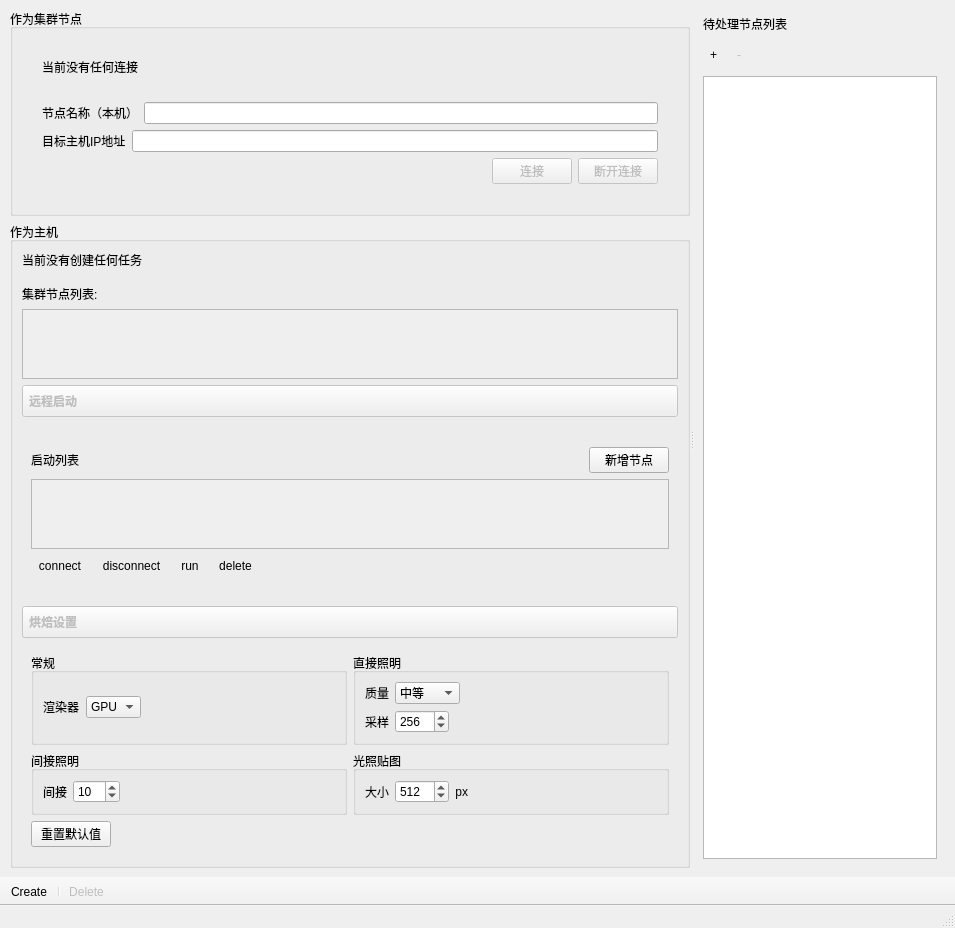
<?xml version="1.0" encoding="UTF-8"?>
<ui version="4.0">
 <class>MainWindow</class>
 <widget class="QMainWindow" name="MainWindow">
  <property name="geometry">
   <rect>
    <x>0</x>
    <y>0</y>
    <width>955</width>
    <height>911</height>
   </rect>
  </property>
  <property name="windowTitle">
   <string>Cluster Baking</string>
  </property>
  <widget class="QWidget" name="centralwidget">
   <layout class="QGridLayout" name="gridLayout_11">
    <item row="0" column="0">
     <widget class="QSplitter" name="splitter">
      <property name="orientation">
       <enum>Qt::Horizontal</enum>
      </property>
      <widget class="QWidget" name="layoutWidget">
       <layout class="QVBoxLayout" name="verticalLayout_4">
        <property name="leftMargin">
         <number>1</number>
        </property>
        <item>
         <widget class="QGroupBox" name="groupBox_Client">
          <property name="enabled">
           <bool>true</bool>
          </property>
          <property name="minimumSize">
           <size>
            <width>680</width>
            <height>0</height>
           </size>
          </property>
          <property name="maximumSize">
           <size>
            <width>16777215</width>
            <height>16777215</height>
           </size>
          </property>
          <property name="title">
           <string>&#x4F5C;&#x4E3A;&#x96C6;&#x7FA4;&#x8282;&#x70B9;</string>
          </property>
          <layout class="QGridLayout" name="gridLayout_2">
           <item row="0" column="0">
            <layout class="QVBoxLayout" name="verticalLayout_3">
             <property name="leftMargin">
              <number>20</number>
             </property>
             <property name="topMargin">
              <number>20</number>
             </property>
             <property name="rightMargin">
              <number>20</number>
             </property>
             <property name="bottomMargin">
              <number>20</number>
             </property>
             <item>
              <widget class="QLabel" name="label_ConnectStatus">
               <property name="text">
                <string>&#x5F53;&#x524D;&#x6CA1;&#x6709;&#x4EFB;&#x4F55;&#x8FDE;&#x63A5;</string>
               </property>
              </widget>
             </item>
             <item>
              <spacer name="verticalSpacer_6">
               <property name="orientation">
                <enum>Qt::Vertical</enum>
               </property>
               <property name="sizeType">
                <enum>QSizePolicy::Fixed</enum>
               </property>
               <property name="sizeHint" stdset="0">
                <size>
                 <width>20</width>
                 <height>20</height>
                </size>
               </property>
              </spacer>
             </item>
             <item>
              <layout class="QHBoxLayout" name="horizontalLayout_5">
               <item>
                <widget class="QLabel" name="label_4">
                 <property name="text">
                  <string>&#x8282;&#x70B9;&#x540D;&#x79F0;&#xFF08;&#x672C;&#x673A;&#xFF09;</string>
                 </property>
                </widget>
               </item>
               <item>
                <widget class="QLineEdit" name="ClusterName_lineEdit"/>
               </item>
              </layout>
             </item>
             <item>
              <layout class="QHBoxLayout" name="horizontalLayout_2">
               <item>
                <widget class="QLabel" name="label">
                 <property name="text">
                  <string>&#x76EE;&#x6807;&#x4E3B;&#x673A;IP&#x5730;&#x5740;</string>
                 </property>
                </widget>
               </item>
               <item>
                <widget class="QLineEdit" name="lineEdit_HostIP"/>
               </item>
              </layout>
             </item>
             <item>
              <layout class="QHBoxLayout" name="horizontalLayout_3">
               <item>
                <spacer name="horizontalSpacer_6">
                 <property name="orientation">
                  <enum>Qt::Horizontal</enum>
                 </property>
                 <property name="sizeHint" stdset="0">
                  <size>
                   <width>40</width>
                   <height>20</height>
                  </size>
                 </property>
                </spacer>
               </item>
               <item>
                <widget class="QPushButton" name="connect_Btn">
                 <property name="enabled">
                  <bool>false</bool>
                 </property>
                 <property name="text">
                  <string>&#x8FDE;&#x63A5;</string>
                 </property>
                </widget>
               </item>
               <item>
                <widget class="QPushButton" name="disconnect_Btn">
                 <property name="enabled">
                  <bool>false</bool>
                 </property>
                 <property name="text">
                  <string>&#x65AD;&#x5F00;&#x8FDE;&#x63A5;</string>
                 </property>
                </widget>
               </item>
              </layout>
             </item>
             <item>
              <spacer name="verticalSpacer_8">
               <property name="orientation">
                <enum>Qt::Vertical</enum>
               </property>
               <property name="sizeType">
                <enum>QSizePolicy::Expanding</enum>
               </property>
               <property name="sizeHint" stdset="0">
                <size>
                 <width>20</width>
                 <height>0</height>
                </size>
               </property>
              </spacer>
             </item>
            </layout>
           </item>
          </layout>
         </widget>
        </item>
        <item>
         <widget class="QGroupBox" name="groupBox_Host">
          <property name="minimumSize">
           <size>
            <width>680</width>
            <height>0</height>
           </size>
          </property>
          <property name="title">
           <string>&#x4F5C;&#x4E3A;&#x4E3B;&#x673A;</string>
          </property>
          <layout class="QGridLayout" name="gridLayout_3">
           <item row="0" column="0">
            <layout class="QVBoxLayout" name="verticalLayout_5">
             <item>
              <widget class="QLabel" name="lineEdit_TaskStatus">
               <property name="text">
                <string>&#x5F53;&#x524D;&#x6CA1;&#x6709;&#x521B;&#x5EFA;&#x4EFB;&#x4F55;&#x4EFB;&#x52A1;</string>
               </property>
              </widget>
             </item>
             <item>
              <spacer name="verticalSpacer_7">
               <property name="orientation">
                <enum>Qt::Vertical</enum>
               </property>
               <property name="sizeType">
                <enum>QSizePolicy::Fixed</enum>
               </property>
               <property name="sizeHint" stdset="0">
                <size>
                 <width>20</width>
                 <height>10</height>
                </size>
               </property>
              </spacer>
             </item>
             <item>
              <widget class="QLabel" name="label_3">
               <property name="text">
                <string>&#x96C6;&#x7FA4;&#x8282;&#x70B9;&#x5217;&#x8868;:</string>
               </property>
              </widget>
             </item>
             <item>
              <widget class="QScrollArea" name="scrollArea">
               <property name="sizePolicy">
                <sizepolicy hsizetype="MinimumExpanding" vsizetype="Expanding">
                 <horstretch>0</horstretch>
                 <verstretch>0</verstretch>
                </sizepolicy>
               </property>
               <property name="minimumSize">
                <size>
                 <width>350</width>
                 <height>0</height>
                </size>
               </property>
               <property name="widgetResizable">
                <bool>true</bool>
               </property>
               <widget class="QWidget" name="scrollAreaWidgetContents">
                <property name="geometry">
                 <rect>
                  <x>0</x>
                  <y>0</y>
                  <width>656</width>
                  <height>69</height>
                 </rect>
                </property>
                <layout class="QVBoxLayout" name="layout_2">
                 <property name="leftMargin">
                  <number>6</number>
                 </property>
                 <property name="topMargin">
                  <number>6</number>
                 </property>
                 <property name="rightMargin">
                  <number>6</number>
                 </property>
                 <property name="bottomMargin">
                  <number>6</number>
                 </property>
                 <item>
                  <widget class="QWidget" name="ClusterList" native="true">
                   <property name="sizePolicy">
                    <sizepolicy hsizetype="MinimumExpanding" vsizetype="Preferred">
                     <horstretch>0</horstretch>
                     <verstretch>0</verstretch>
                    </sizepolicy>
                   </property>
                   <layout class="QVBoxLayout" name="processWidgetsLayout">
                    <property name="leftMargin">
                     <number>0</number>
                    </property>
                    <property name="topMargin">
                     <number>0</number>
                    </property>
                    <property name="rightMargin">
                     <number>0</number>
                    </property>
                    <property name="bottomMargin">
                     <number>0</number>
                    </property>
                   </layout>
                  </widget>
                 </item>
                 <item>
                  <spacer name="verticalSpacer">
                   <property name="orientation">
                    <enum>Qt::Vertical</enum>
                   </property>
                   <property name="sizeHint" stdset="0">
                    <size>
                     <width>20</width>
                     <height>40</height>
                    </size>
                   </property>
                  </spacer>
                 </item>
                </layout>
               </widget>
              </widget>
             </item>
            </layout>
           </item>
           <item row="4" column="0">
            <widget class="QWidget" name="groupBox_BakingSettings" native="true">
             <layout class="QGridLayout" name="gridLayout_10">
              <item row="0" column="0">
               <layout class="QVBoxLayout" name="verticalLayout_2">
                <item>
                 <layout class="QHBoxLayout" name="horizontalLayout">
                  <item>
                   <widget class="QGroupBox" name="groupBox">
                    <property name="title">
                     <string>&#x5E38;&#x89C4;</string>
                    </property>
                    <layout class="QGridLayout" name="gridLayout_6">
                     <item row="0" column="0">
                      <layout class="QHBoxLayout" name="horizontalLayout_6">
                       <item>
                        <widget class="QLabel" name="label_5">
                         <property name="text">
                          <string>&#x6E32;&#x67D3;&#x5668;</string>
                         </property>
                        </widget>
                       </item>
                       <item>
                        <widget class="QComboBox" name="render_comboBox">
                         <property name="currentIndex">
                          <number>1</number>
                         </property>
                         <item>
                          <property name="text">
                           <string>CPU</string>
                          </property>
                         </item>
                         <item>
                          <property name="text">
                           <string>GPU</string>
                          </property>
                         </item>
                        </widget>
                       </item>
                       <item>
                        <spacer name="horizontalSpacer_5">
                         <property name="orientation">
                          <enum>Qt::Horizontal</enum>
                         </property>
                         <property name="sizeHint" stdset="0">
                          <size>
                           <width>40</width>
                           <height>20</height>
                          </size>
                         </property>
                        </spacer>
                       </item>
                      </layout>
                     </item>
                    </layout>
                   </widget>
                  </item>
                  <item>
                   <widget class="QGroupBox" name="groupBox_5">
                    <property name="title">
                     <string>&#x76F4;&#x63A5;&#x7167;&#x660E;</string>
                    </property>
                    <layout class="QGridLayout" name="gridLayout_9">
                     <item row="0" column="0">
                      <layout class="QVBoxLayout" name="verticalLayout_6">
                       <item>
                        <layout class="QHBoxLayout" name="horizontalLayout_8">
                         <item>
                          <widget class="QLabel" name="label_7">
                           <property name="text">
                            <string>&#x8D28;&#x91CF;</string>
                           </property>
                          </widget>
                         </item>
                         <item>
                          <widget class="QComboBox" name="quality_comboBox">
                           <property name="currentIndex">
                            <number>2</number>
                           </property>
                           <item>
                            <property name="text">
                             <string>&#x9884;&#x89C8;</string>
                            </property>
                           </item>
                           <item>
                            <property name="text">
                             <string>&#x4F4E;</string>
                            </property>
                           </item>
                           <item>
                            <property name="text">
                             <string>&#x4E2D;&#x7B49;</string>
                            </property>
                           </item>
                           <item>
                            <property name="text">
                             <string>&#x9AD8;</string>
                            </property>
                           </item>
                           <item>
                            <property name="text">
                             <string>&#x6700;&#x9AD8;</string>
                            </property>
                           </item>
                           <item>
                            <property name="text">
                             <string>&#x8D85;&#x9AD8;</string>
                            </property>
                           </item>
                           <item>
                            <property name="text">
                             <string>&#x81EA;&#x5B9A;&#x4E49;</string>
                            </property>
                           </item>
                          </widget>
                         </item>
                         <item>
                          <spacer name="horizontalSpacer_3">
                           <property name="orientation">
                            <enum>Qt::Horizontal</enum>
                           </property>
                           <property name="sizeHint" stdset="0">
                            <size>
                             <width>40</width>
                             <height>20</height>
                            </size>
                           </property>
                          </spacer>
                         </item>
                        </layout>
                       </item>
                       <item>
                        <layout class="QHBoxLayout" name="horizontalLayout_9">
                         <item>
                          <widget class="QLabel" name="label_8">
                           <property name="text">
                            <string>&#x91C7;&#x6837;</string>
                           </property>
                          </widget>
                         </item>
                         <item>
                          <widget class="QSpinBox" name="samples_spinBox">
                           <property name="minimum">
                            <number>1</number>
                           </property>
                           <property name="maximum">
                            <number>4096</number>
                           </property>
                           <property name="value">
                            <number>256</number>
                           </property>
                          </widget>
                         </item>
                         <item>
                          <spacer name="horizontalSpacer_4">
                           <property name="orientation">
                            <enum>Qt::Horizontal</enum>
                           </property>
                           <property name="sizeHint" stdset="0">
                            <size>
                             <width>40</width>
                             <height>20</height>
                            </size>
                           </property>
                          </spacer>
                         </item>
                        </layout>
                       </item>
                      </layout>
                     </item>
                    </layout>
                   </widget>
                  </item>
                 </layout>
                </item>
                <item>
                 <layout class="QHBoxLayout" name="horizontalLayout_11">
                  <item>
                   <widget class="QGroupBox" name="groupBox_3">
                    <property name="title">
                     <string>&#x95F4;&#x63A5;&#x7167;&#x660E;</string>
                    </property>
                    <layout class="QGridLayout" name="gridLayout_7">
                     <item row="0" column="0">
                      <layout class="QHBoxLayout" name="horizontalLayout_7">
                       <item>
                        <widget class="QLabel" name="label_9">
                         <property name="text">
                          <string>&#x95F4;&#x63A5;</string>
                         </property>
                        </widget>
                       </item>
                       <item>
                        <widget class="QSpinBox" name="Indirect_spinBox">
                         <property name="maximum">
                          <number>999</number>
                         </property>
                         <property name="value">
                          <number>10</number>
                         </property>
                        </widget>
                       </item>
                       <item>
                        <spacer name="horizontalSpacer_2">
                         <property name="orientation">
                          <enum>Qt::Horizontal</enum>
                         </property>
                         <property name="sizeHint" stdset="0">
                          <size>
                           <width>40</width>
                           <height>20</height>
                          </size>
                         </property>
                        </spacer>
                       </item>
                      </layout>
                     </item>
                    </layout>
                   </widget>
                  </item>
                  <item>
                   <widget class="QGroupBox" name="groupBox_4">
                    <property name="title">
                     <string>&#x5149;&#x7167;&#x8D34;&#x56FE;</string>
                    </property>
                    <layout class="QGridLayout" name="gridLayout_8">
                     <item row="0" column="0">
                      <layout class="QHBoxLayout" name="horizontalLayout_10">
                       <item>
                        <widget class="QLabel" name="label_6">
                         <property name="text">
                          <string>&#x5927;&#x5C0F;</string>
                         </property>
                        </widget>
                       </item>
                       <item>
                        <widget class="QSpinBox" name="size_spinBox">
                         <property name="minimum">
                          <number>1</number>
                         </property>
                         <property name="maximum">
                          <number>4096</number>
                         </property>
                         <property name="value">
                          <number>512</number>
                         </property>
                        </widget>
                       </item>
                       <item>
                        <widget class="QLabel" name="label_10">
                         <property name="text">
                          <string>px</string>
                         </property>
                         <property name="alignment">
                          <set>Qt::AlignRight|Qt::AlignTrailing|Qt::AlignVCenter</set>
                         </property>
                        </widget>
                       </item>
                       <item>
                        <spacer name="horizontalSpacer">
                         <property name="orientation">
                          <enum>Qt::Horizontal</enum>
                         </property>
                         <property name="sizeHint" stdset="0">
                          <size>
                           <width>40</width>
                           <height>20</height>
                          </size>
                         </property>
                        </spacer>
                       </item>
                      </layout>
                     </item>
                    </layout>
                   </widget>
                  </item>
                 </layout>
                </item>
                <item>
                 <layout class="QHBoxLayout" name="horizontalLayout_13">
                  <item>
                   <widget class="QPushButton" name="reset_bakingConfig_Btn">
                    <property name="text">
                     <string>&#x91CD;&#x7F6E;&#x9ED8;&#x8BA4;&#x503C;</string>
                    </property>
                   </widget>
                  </item>
                  <item>
                   <spacer name="horizontalSpacer_7">
                    <property name="orientation">
                     <enum>Qt::Horizontal</enum>
                    </property>
                    <property name="sizeHint" stdset="0">
                     <size>
                      <width>40</width>
                      <height>20</height>
                     </size>
                    </property>
                   </spacer>
                  </item>
                 </layout>
                </item>
               </layout>
              </item>
             </layout>
            </widget>
           </item>
           <item row="3" column="0">
            <widget class="QPushButton" name="BakingSettings_Btn">
             <property name="enabled">
              <bool>false</bool>
             </property>
             <property name="font">
              <font>
               <weight>75</weight>
               <bold>true</bold>
              </font>
             </property>
             <property name="styleSheet">
              <string notr="true">text-align:left;
padding: 6px;</string>
             </property>
             <property name="text">
              <string>&#x70D8;&#x7119;&#x8BBE;&#x7F6E;</string>
             </property>
             <property name="checkable">
              <bool>false</bool>
             </property>
             <property name="checked">
              <bool>false</bool>
             </property>
             <property name="autoRepeat">
              <bool>false</bool>
             </property>
             <property name="autoRepeatInterval">
              <number>0</number>
             </property>
            </widget>
           </item>
           <item row="1" column="0">
            <widget class="QPushButton" name="remote_setting_Btn">
             <property name="enabled">
              <bool>false</bool>
             </property>
             <property name="font">
              <font>
               <weight>75</weight>
               <bold>true</bold>
              </font>
             </property>
             <property name="styleSheet">
              <string notr="true">text-align:left;
padding: 6px;</string>
             </property>
             <property name="text">
              <string>&#x8FDC;&#x7A0B;&#x542F;&#x52A8;</string>
             </property>
            </widget>
           </item>
           <item row="2" column="0">
            <widget class="QWidget" name="remote_setting_widget" native="true">
             <property name="minimumSize">
              <size>
               <width>0</width>
               <height>0</height>
              </size>
             </property>
             <property name="maximumSize">
              <size>
               <width>16777215</width>
               <height>16777215</height>
              </size>
             </property>
             <layout class="QGridLayout" name="gridLayout_4">
              <item row="0" column="0">
               <layout class="QVBoxLayout" name="verticalLayout_10">
                <item>
                 <spacer name="verticalSpacer_4">
                  <property name="orientation">
                   <enum>Qt::Vertical</enum>
                  </property>
                  <property name="sizeType">
                   <enum>QSizePolicy::Fixed</enum>
                  </property>
                  <property name="sizeHint" stdset="0">
                   <size>
                    <width>20</width>
                    <height>15</height>
                   </size>
                  </property>
                 </spacer>
                </item>
                <item>
                 <layout class="QHBoxLayout" name="horizontalLayout_12">
                  <item>
                   <widget class="QLabel" name="label_2">
                    <property name="text">
                     <string>&#x542F;&#x52A8;&#x5217;&#x8868;</string>
                    </property>
                   </widget>
                  </item>
                  <item>
                   <spacer name="horizontalSpacer_8">
                    <property name="orientation">
                     <enum>Qt::Horizontal</enum>
                    </property>
                    <property name="sizeHint" stdset="0">
                     <size>
                      <width>40</width>
                      <height>20</height>
                     </size>
                    </property>
                   </spacer>
                  </item>
                  <item>
                   <widget class="QPushButton" name="remote_add_Btn">
                    <property name="text">
                     <string>&#x65B0;&#x589E;&#x8282;&#x70B9;</string>
                    </property>
                   </widget>
                  </item>
                 </layout>
                </item>
                <item>
                 <widget class="QScrollArea" name="scrollArea_2">
                  <property name="widgetResizable">
                   <bool>true</bool>
                  </property>
                  <widget class="QWidget" name="scrollAreaWidgetContents_2">
                   <property name="geometry">
                    <rect>
                     <x>0</x>
                     <y>0</y>
                     <width>638</width>
                     <height>69</height>
                    </rect>
                   </property>
                   <layout class="QVBoxLayout" name="verticalLayout_8">
                    <item>
                     <widget class="QWidget" name="widget_2" native="true">
                      <layout class="QVBoxLayout" name="remoteWidgetsLayout">
                       <property name="leftMargin">
                        <number>0</number>
                       </property>
                       <property name="topMargin">
                        <number>0</number>
                       </property>
                       <property name="rightMargin">
                        <number>0</number>
                       </property>
                       <property name="bottomMargin">
                        <number>0</number>
                       </property>
                      </layout>
                     </widget>
                    </item>
                    <item>
                     <spacer name="verticalSpacer_2">
                      <property name="orientation">
                       <enum>Qt::Vertical</enum>
                      </property>
                      <property name="sizeHint" stdset="0">
                       <size>
                        <width>20</width>
                        <height>42</height>
                       </size>
                      </property>
                     </spacer>
                    </item>
                   </layout>
                  </widget>
                 </widget>
                </item>
                <item>
                 <layout class="QHBoxLayout" name="horizontalLayout_17">
                  <item>
                   <widget class="QToolButton" name="remote_connect_all_Btn">
                    <property name="toolTip">
                     <string>&#x5168;&#x90E8;&#x8FDE;&#x63A5;</string>
                    </property>
                    <property name="statusTip">
                     <string>&#x5168;&#x90E8;&#x8FDE;&#x63A5;</string>
                    </property>
                    <property name="text">
                     <string>connect</string>
                    </property>
                    <property name="iconSize">
                     <size>
                      <width>20</width>
                      <height>20</height>
                     </size>
                    </property>
                    <property name="autoRaise">
                     <bool>true</bool>
                    </property>
                   </widget>
                  </item>
                  <item>
                   <widget class="QToolButton" name="remote_disconnect_all_Btn">
                    <property name="toolTip">
                     <string>&#x5168;&#x90E8;&#x65AD;&#x5F00;&#x8FDE;&#x63A5;</string>
                    </property>
                    <property name="statusTip">
                     <string>&#x5168;&#x90E8;&#x65AD;&#x5F00;&#x8FDE;&#x63A5;</string>
                    </property>
                    <property name="text">
                     <string>disconnect</string>
                    </property>
                    <property name="iconSize">
                     <size>
                      <width>20</width>
                      <height>20</height>
                     </size>
                    </property>
                    <property name="autoRaise">
                     <bool>true</bool>
                    </property>
                   </widget>
                  </item>
                  <item>
                   <widget class="QToolButton" name="remote_run_all_Btn">
                    <property name="toolTip">
                     <string>&#x5168;&#x90E8;&#x542F;&#x52A8;</string>
                    </property>
                    <property name="statusTip">
                     <string>&#x5168;&#x90E8;&#x542F;&#x52A8;</string>
                    </property>
                    <property name="text">
                     <string>run</string>
                    </property>
                    <property name="iconSize">
                     <size>
                      <width>20</width>
                      <height>20</height>
                     </size>
                    </property>
                    <property name="autoRaise">
                     <bool>true</bool>
                    </property>
                   </widget>
                  </item>
                  <item>
                   <widget class="QToolButton" name="remote_delete_all_Btn">
                    <property name="toolTip">
                     <string>&#x5168;&#x90E8;&#x5220;&#x9664;</string>
                    </property>
                    <property name="statusTip">
                     <string>&#x5168;&#x90E8;&#x5220;&#x9664;</string>
                    </property>
                    <property name="text">
                     <string>delete</string>
                    </property>
                    <property name="iconSize">
                     <size>
                      <width>20</width>
                      <height>20</height>
                     </size>
                    </property>
                    <property name="autoRaise">
                     <bool>true</bool>
                    </property>
                   </widget>
                  </item>
                  <item>
                   <spacer name="horizontalSpacer_9">
                    <property name="orientation">
                     <enum>Qt::Horizontal</enum>
                    </property>
                    <property name="sizeHint" stdset="0">
                     <size>
                      <width>40</width>
                      <height>20</height>
                     </size>
                    </property>
                   </spacer>
                  </item>
                 </layout>
                </item>
               </layout>
              </item>
              <item row="1" column="0">
               <spacer name="verticalSpacer_3">
                <property name="orientation">
                 <enum>Qt::Vertical</enum>
                </property>
                <property name="sizeType">
                 <enum>QSizePolicy::Fixed</enum>
                </property>
                <property name="sizeHint" stdset="0">
                 <size>
                  <width>20</width>
                  <height>15</height>
                 </size>
                </property>
               </spacer>
              </item>
             </layout>
            </widget>
           </item>
          </layout>
         </widget>
        </item>
       </layout>
      </widget>
      <widget class="QWidget" name="widget" native="true">
       <property name="minimumSize">
        <size>
         <width>250</width>
         <height>0</height>
        </size>
       </property>
       <property name="maximumSize">
        <size>
         <width>16777215</width>
         <height>16777215</height>
        </size>
       </property>
       <layout class="QGridLayout" name="gridLayout">
        <item row="0" column="0">
         <widget class="QWidget" name="Detail_widget" native="true">
          <layout class="QGridLayout" name="gridLayout_5">
           <property name="leftMargin">
            <number>0</number>
           </property>
           <property name="topMargin">
            <number>6</number>
           </property>
           <property name="rightMargin">
            <number>0</number>
           </property>
           <property name="bottomMargin">
            <number>0</number>
           </property>
           <item row="0" column="0">
            <layout class="QVBoxLayout" name="verticalLayout_Detail">
             <property name="leftMargin">
              <number>9</number>
             </property>
             <property name="rightMargin">
              <number>9</number>
             </property>
             <property name="bottomMargin">
              <number>9</number>
             </property>
             <item>
              <widget class="QLabel" name="listwidget_label">
               <property name="text">
                <string>&#x5F85;&#x5904;&#x7406;&#x8282;&#x70B9;&#x5217;&#x8868;</string>
               </property>
              </widget>
             </item>
             <item>
              <layout class="QHBoxLayout" name="horizontalLayout_4">
               <property name="leftMargin">
                <number>0</number>
               </property>
               <property name="topMargin">
                <number>5</number>
               </property>
               <property name="rightMargin">
                <number>0</number>
               </property>
               <property name="bottomMargin">
                <number>5</number>
               </property>
               <item>
                <widget class="QToolButton" name="add_nodes_Btn">
                 <property name="toolTip">
                  <string>&#x6DFB;&#x52A0;&#x6240;&#x9009;&#x8282;&#x70B9;&#x5230;&#x5904;&#x7406;&#x5217;&#x8868;</string>
                 </property>
                 <property name="statusTip">
                  <string>&#x6DFB;&#x52A0;&#x6240;&#x9009;&#x8282;&#x70B9;&#x5230;&#x5904;&#x7406;&#x5217;&#x8868;</string>
                 </property>
                 <property name="text">
                  <string>+</string>
                 </property>
                 <property name="autoRaise">
                  <bool>true</bool>
                 </property>
                </widget>
               </item>
               <item>
                <widget class="QToolButton" name="remove_nodes_Btn">
                 <property name="enabled">
                  <bool>false</bool>
                 </property>
                 <property name="toolTip">
                  <string>&#x79FB;&#x9664;&#x5904;&#x7406;&#x5217;&#x8868;&#x4E2D;&#x6240;&#x6709;&#x8282;&#x70B9;</string>
                 </property>
                 <property name="statusTip">
                  <string>&#x79FB;&#x9664;&#x5904;&#x7406;&#x5217;&#x8868;&#x4E2D;&#x6240;&#x6709;&#x8282;&#x70B9;</string>
                 </property>
                 <property name="text">
                  <string>-</string>
                 </property>
                 <property name="autoRaise">
                  <bool>true</bool>
                 </property>
                </widget>
               </item>
               <item>
                <spacer name="horizontalSpacer_10">
                 <property name="orientation">
                  <enum>Qt::Horizontal</enum>
                 </property>
                 <property name="sizeHint" stdset="0">
                  <size>
                   <width>40</width>
                   <height>20</height>
                  </size>
                 </property>
                </spacer>
               </item>
              </layout>
             </item>
             <item>
              <widget class="QListWidget" name="listWidget_Nodes"/>
             </item>
            </layout>
           </item>
          </layout>
         </widget>
        </item>
       </layout>
      </widget>
     </widget>
    </item>
   </layout>
  </widget>
  <widget class="QStatusBar" name="statusbar"/>
  <widget class="QToolBar" name="QuickActionBar">
   <property name="windowTitle">
    <string>toolBar</string>
   </property>
   <property name="movable">
    <bool>false</bool>
   </property>
   <attribute name="toolBarArea">
    <enum>BottomToolBarArea</enum>
   </attribute>
   <attribute name="toolBarBreak">
    <bool>false</bool>
   </attribute>
   <addaction name="actionAdd"/>
   <addaction name="separator"/>
   <addaction name="actionDeleteTask"/>
  </widget>
  <action name="actionAdd">
   <property name="text">
    <string>Create</string>
   </property>
   <property name="toolTip">
    <string>&#x521B;&#x5EFA;&#x4E00;&#x4E2A;&#x670D;&#x52A1;&#x4E3B;&#x673A;</string>
   </property>
   <property name="statusTip">
    <string>&#x521B;&#x5EFA;&#x4E00;&#x4E2A;&#x670D;&#x52A1;&#x4E3B;&#x673A;</string>
   </property>
  </action>
  <action name="actionDeleteTask">
   <property name="enabled">
    <bool>false</bool>
   </property>
   <property name="text">
    <string>Delete</string>
   </property>
   <property name="toolTip">
    <string>&#x7ED3;&#x675F;&#x670D;&#x52A1;&#x4E3B;&#x673A;</string>
   </property>
   <property name="statusTip">
    <string>&#x7ED3;&#x675F;&#x670D;&#x52A1;&#x4E3B;&#x673A;</string>
   </property>
  </action>
 </widget>
 <resources/>
 <connections/>
</ui>
